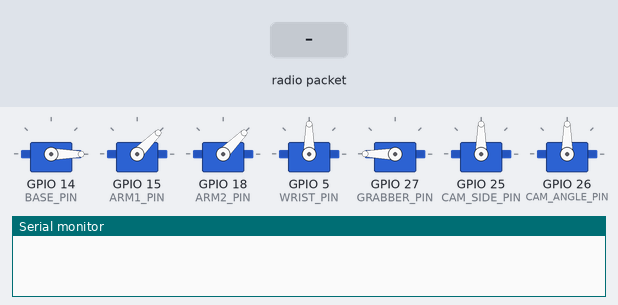
The sketch below on a simulated ESP32. Parts: 7 × servo, the last lines printed to the serial monitor. Inputs (shaded band) come from the test bench.

Above: at 4.8 s.
4.9 s: radio packet "3" arrives
At 5.2 s:
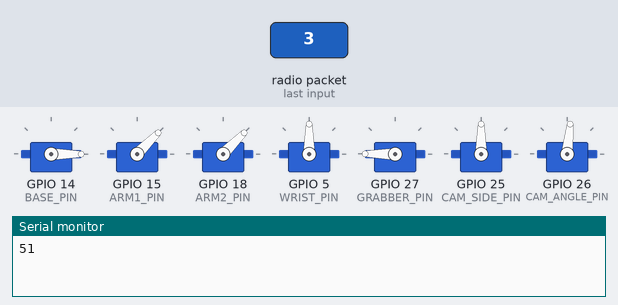
6.4 s: radio packet "3" arrives
At 7.6 s:
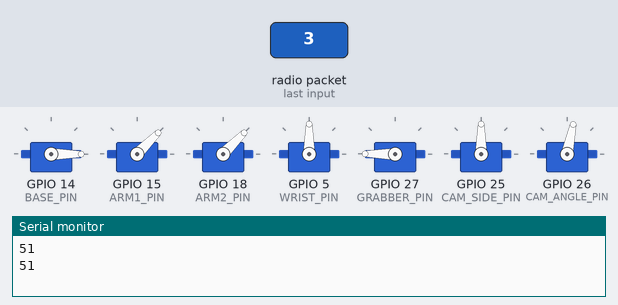
7.9 s: radio packet "4" arrives
At 8.7 s:
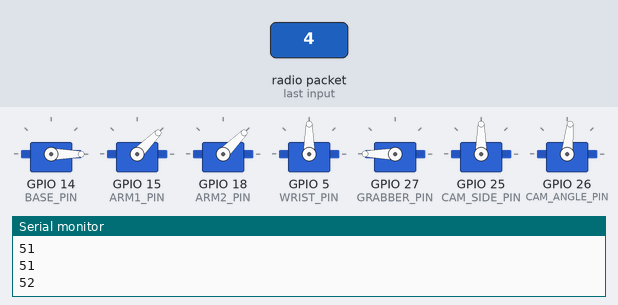
Timing chart, 0 to 10.9 s (numbered marks = the images above; inputs shaded):
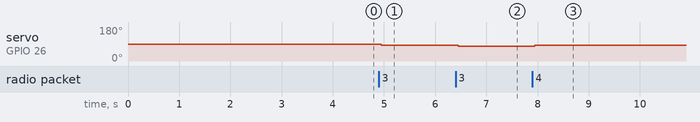

Measured:
- after the input at 4.9 s, servo on GPIO 26 (CAM_ANGLE_PIN): 90° → 84° after 0.05 s
- after the input at 6.4 s, servo on GPIO 26 (CAM_ANGLE_PIN): 84° → 78° after 0.05 s
- after the input at 7.9 s, servo on GPIO 26 (CAM_ANGLE_PIN): 78° → 84° after 0.05 s

The sketch:

avticheGoreRuka_v1.ino
```cpp
#include <ESP32Servo.h>
#include <esp_now.h>
#include <WiFi.h>
#include <math.h>

Servo base, arm1,arm2,wrist,grabber;
const int BASE_PIN=14, ARM1_PIN=15, ARM2_PIN=18, WRIST_PIN=5, GRABBER_PIN=27;
int baseValue=0,arm1Value=45,arm2Value=45,wristValue=90,grabberValue=180;

Servo camSide, camAngle;
const int CAM_SIDE_PIN = 25, CAM_ANGLE_PIN = 26;
int camAngleValue = 90;
int camSideValue=90;

bool autoTracking=false;
long long lastCamWrite=0;

void setup() {
  Serial.begin(115200);

  WiFi.mode(WIFI_STA);
   if (esp_now_init() != ESP_OK) {
    Serial.println("ESP-NOW init failed!");
    return;
  }
  esp_now_register_recv_cb(onReceive);

  base.attach(BASE_PIN);
  arm1.attach(ARM1_PIN);
  arm2.attach(ARM2_PIN);
  wrist.attach(WRIST_PIN);
  grabber.attach(GRABBER_PIN);
  camSide.attach(CAM_SIDE_PIN);
  camAngle.attach(CAM_ANGLE_PIN);
  delay(150);

  defaultServo();
}

void loop() {
  if(autoTracking && millis()-lastCamWrite>400){
    camSideValue=90+(baseValue-90)/2;
    camSide.write(camSideValue);
    lastCamWrite=millis();
    Serial.println("vrti");
  }
}

void upCam(){
  camAngleValue-=6;
  if(camAngleValue<0) camAngleValue=0;
  camAngle.write(camAngleValue);
}
void downCam(){
  camAngleValue+=6;
  if(camAngleValue>180) camAngleValue=180;
  camAngle.write(camAngleValue);
}
void turnCamRight(){
  camSideValue-=6;
  if(camSideValue<0) camSideValue=0;
  camSide.write(camSideValue);
}
void turnCamLeft(){
  camSideValue+=6;
  if(camSideValue>180) camSideValue=180;
  camSide.write(camSideValue);
}

void onReceive(const esp_now_recv_info_t *info, const uint8_t *data, int len) {
  if (len > 0) {
    int command = data[0];
    Serial.println(command);
    if(command==3){
      baseValue-=7;
      if(baseValue<0)baseValue=0;
      base.write(baseValue);
    }else if(command==4){
      baseValue+=7;
      if(baseValue>180) baseValue=180;
      base.write(baseValue);
    }else if(command==1){
      arm1Value-=7;
      if(arm1Value<0)arm1Value=0;
      arm1.write(arm1Value);
    }else if(command==2){
      arm1Value+=7;
      if(arm1Value>180) arm1Value=180;
      arm1.write(arm1Value);
    }else if(command==7){
      arm2Value-=7;
      if(arm2Value<0)arm2Value=0;
      arm2.write(arm2Value);
    }else if(command==6){
      arm2Value+=7;
      if(arm2Value>180) arm2Value=180;
      arm2.write(arm2Value);
    }else if(command==9){
      wristValue-=7;
      if(wristValue<0)wristValue=0;
      wrist.write(wristValue);
    }else if(command==8){
      wristValue+=7;
      if(wristValue>180) wristValue=180;
      wrist.write(wristValue);
    }else if(command==30){
      grabber.write(180);
    }else if(command==31){
      grabber.write(0);
    }else if(command==60) autoTracking=true;
    else if(command==61) autoTracking=false;
    else if(command==20) defaultServo();
    else if(!autoTracking){
      if(command==51) upCam();
      else if(command==52) downCam();
      else if(command==53) turnCamRight();
      else if(command==54) turnCamLeft();
    }
  }
}

void defaultServo(){
  baseValue=0; arm1Value=45; arm2Value=45; wristValue=90; grabberValue=180, camAngleValue = 90, camSideValue=90;
  base.write(baseValue);
  delay(500);
  arm1.write(arm1Value);
  delay(500);
  arm2.write(arm2Value);
  delay(500);
  wrist.write(wristValue);
  delay(500);
  grabber.write(grabberValue);
  delay(500);
  camSide.write(camSideValue);
  delay(500);
  camAngle.write(camAngleValue);
  delay(500);

}
```
